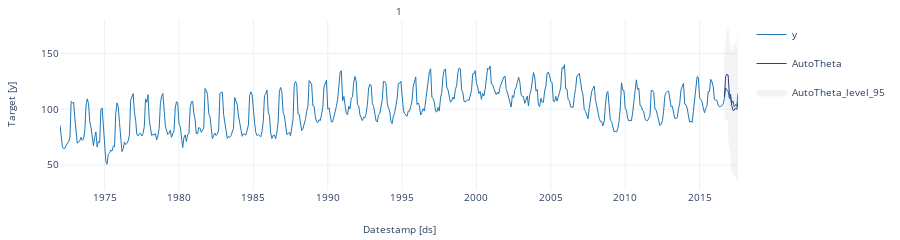

The notebook cell this image was saved under:
### Markdown cell above
Let's plot the same graph using the plot function that comes in `Statsforecast`, as shown below.

### Code cell
sf.plot(df, forecast_df, level=[95])

### Figure 1 — Plotly figure (JSON) as saved in the notebook; plotly's stock layout.template omitted (floating-point values rounded to 4 significant figures; data arrays with more than 128 entries replaced by an {"elided": "..."} marker saying what was removed)
{"data": [{"legendgroup": "y", "line": {"color": "#1f77b4", "width": 1}, "mode": "lines", "name": "y", "showlegend": true, "type": "scatter", "x": {"elided": "548 str values"}, "xaxis": "x", "y": {"elided": "548 float values"}, "yaxis": "y"}, {"legendgroup": "AutoTheta", "line": {"color": "#393b79", "width": 1}, "mode": "lines", "name": "AutoTheta", "showlegend": true, "type": "scatter", "x": ["2016-09-01T00:00:00", "2016-10-01T00:00:00", "2016-11-01T00:00:00", "2016-12-01T00:00:00", "2017-01-01T00:00:00", "2017-02-01T00:00:00", "2017-03-01T00:00:00", "2017-04-01T00:00:00", "2017-05-01T00:00:00", "2017-06-01T00:00:00", "2017-07-01T00:00:00", "2017-08-01T00:00:00"], "xaxis": "x", "y": [111.1, 129.1, 131.3, 130.5, 113.7, 109.8, 103.2, 98.87, 99.2, 101.1, 99.87, 106.0], "yaxis": "y"}, {"fill": "toself", "fillcolor": "#393b79", "legendgroup": "AutoTheta_level_95", "line": {"color": "#393b79", "width": 1}, "mode": "lines", "name": "AutoTheta_level_95", "opacity": 0.05, "showlegend": true, "type": "scatter", "x": ["2016-09-01T00:00:00.000000000", "2016-10-01T00:00:00.000000000", "2016-11-01T00:00:00.000000000", "2016-12-01T00:00:00.000000000", "2017-01-01T00:00:00.000000000", "2017-02-01T00:00:00.000000000", "2017-03-01T00:00:00.000000000", "2017-04-01T00:00:00.000000000", "2017-05-01T00:00:00.000000000", "2017-06-01T00:00:00.000000000", "2017-07-01T00:00:00.000000000", "2017-08-01T00:00:00.000000000", "2017-08-01T00:00:00.000000000", "2017-07-01T00:00:00.000000000", "2017-06-01T00:00:00.000000000", "2017-05-01T00:00:00.000000000", "2017-04-01T00:00:00.000000000", "2017-03-01T00:00:00.000000000", "2017-02-01T00:00:00.000000000", "2017-01-01T00:00:00.000000000", "2016-12-01T00:00:00.000000000", "2016-11-01T00:00:00.000000000", "2016-10-01T00:00:00.000000000", "2016-09-01T00:00:00.000000000"], "xaxis": "x", "y": [136.0, 160.4, 168.3, 172.3, 158.7, 156.4, 148.2, 153.3, 156.8, 159.1, 152.8, 166.0, 38.78, 35.17, 41.21, 40.77, 41.73, 45.65, 61.47, 66.68, 91.21, 90.6, 94.81, 90.15], "yaxis": "y"}], "layout": {"annotations": [{"font": {"size": 10}, "showarrow": false, "text": "1", "x": 0.5, "xanchor": "center", "xref": "paper", "y": 1, "yanchor": "bottom", "yref": "paper"}, {"font": {"size": 10}, "showarrow": false, "text": "Datestamp [ds]", "x": 0.5, "xanchor": "center", "xref": "paper", "y": 0, "yanchor": "top", "yref": "paper", "yshift": -30}, {"font": {"size": 10}, "showarrow": false, "text": "Target [y]", "textangle": -90, "x": 0, "xanchor": "right", "xref": "paper", "xshift": -40, "y": 0.5, "yanchor": "middle", "yref": "paper"}], "autosize": true, "font": {"size": 10}, "height": 150, "margin": {"b": 50, "l": 60, "r": 10, "t": 20}, "xaxis": {"anchor": "y", "domain": [0, 1], "showticklabels": true, "visible": true}, "yaxis": {"anchor": "x", "domain": [0, 1]}}}
